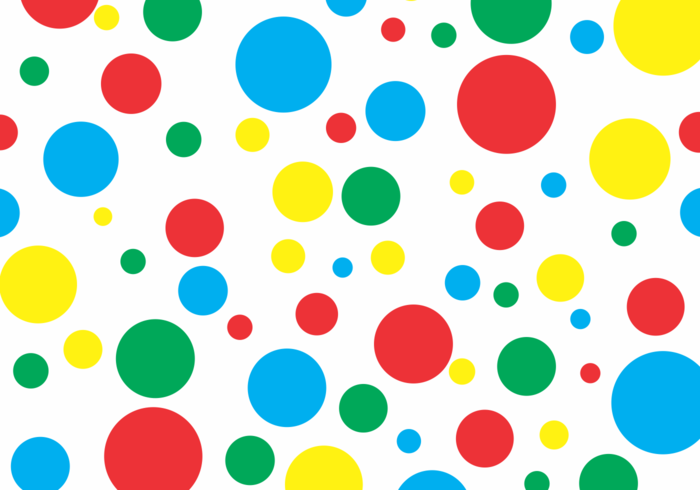
#> input picture polkadots.png, 700 x 490 px
$ python TemplateMatching.py
#> lines starting #> are read from the running program, lines starting #| are printed output that depends on the picture; after the words box and inside, x2 and y2 are one past the last pixel; in counts of white or black regions, pixels touching at a corner belong together
import cv2
import numpy as np

img_bgr = cv2.imread('polkadots.png')
#> img_bgr is the input picture: shape (490, 700, 3); mean B, G, R 197.4, 215, 205
img_gray = cv2.cvtColor(img_bgr, cv2.COLOR_BGR2GRAY)
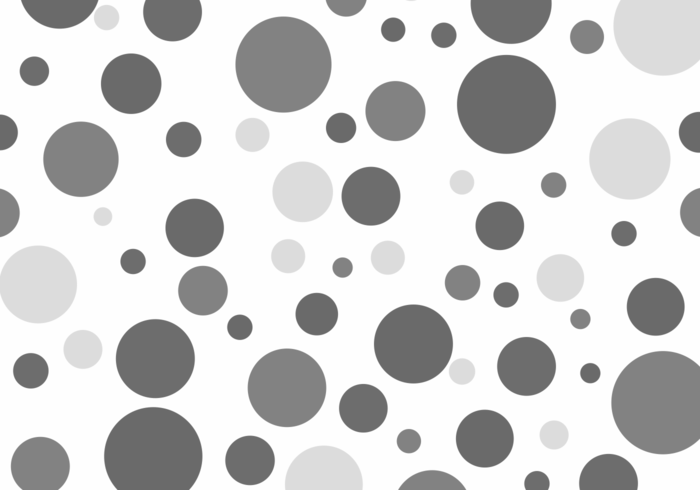
#> img_gray: shape (490, 700); min 104, max 255, mean 209.9

template = cv2.imread('greendot.jpg',0)
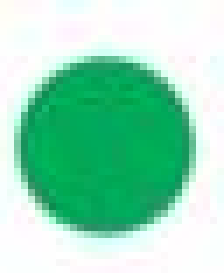
#> input picture greendot.JPG, 32 x 39 px, found by its file name (shown 7 times larger)
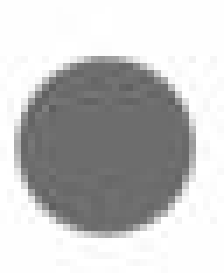
#> template: shape (39, 32) (shown 7 times larger); min 94, max 255, mean 195.3
w, h = template.shape[::-1]
#> w = 32; h = 39

res = cv2.matchTemplate(img_gray, template, cv2.TM_CCOEFF_NORMED)
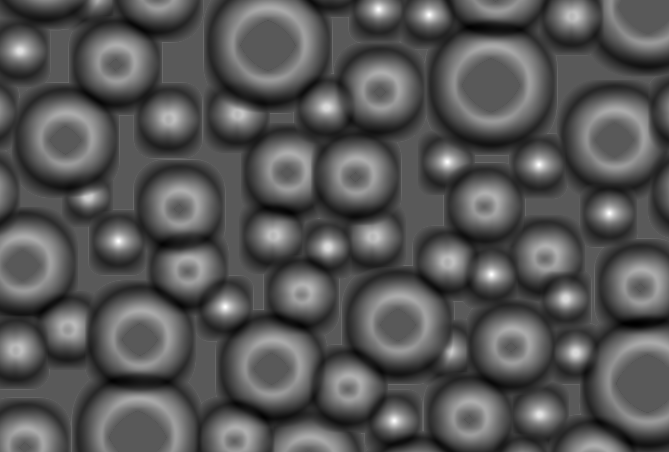
#> res: shape (452, 669) float32; min -0.543, max 0.999, mean -0.0152; drawn with min black and max white
threshold = .8
loc = np.where(res >= threshold)
#> loc = 273 positions, rows 6 to 423, columns 18 to 611

for pt in zip(*loc[::-1]):
    cv2.rectangle(img_bgr, pt, (pt[0] + w, pt[1] + h), (0,255,255), 2)
#> this loop made 273 passes
#> pt on passes 1 to 3: (378, 6), (376, 7), (377, 7)
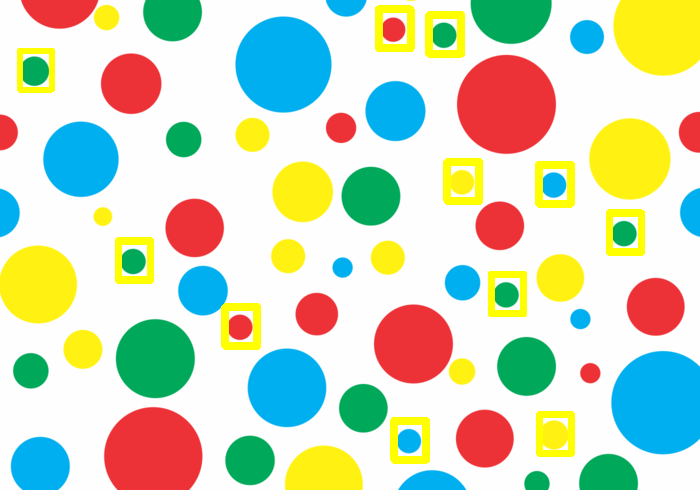
#> img_bgr: shape (490, 700, 3); 3.39% of pixels changed, all inside (x1, y1, x2, y2) = (17, 5, 645, 464)

cv2.imshow('detected', img_bgr)

cv2.waitKey(0)
